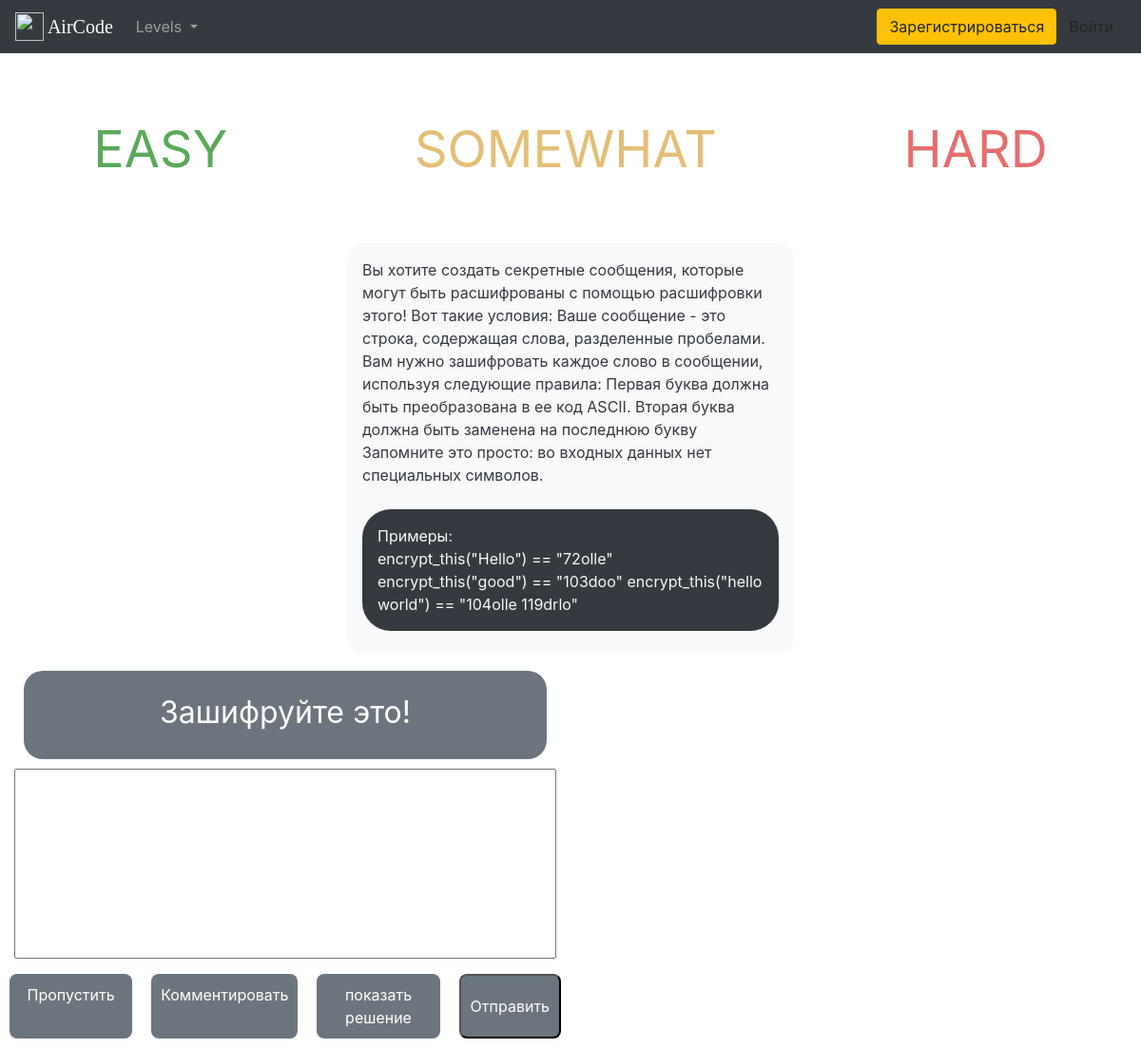
The page /task_template/1/ on the database its author committed.
### main/models.py (models this page shows, shortened)
class Task(models.Model):
    article = models.CharField("Название", max_length=120)
    lvl = models.ForeignKey(Category, on_delete=models.CASCADE, related_name='postcategory')
    textarea = models.TextField(max_length=5600)
    examples = models.TextField("Примеры", max_length=2000)
    post_date = models.DateField("Date", default=datetime.date.today)

### main/views.py (the view, shortened to what this page needs)
# urls.py: path("task_template/<int:pk>/", TaskDetailView.as_view(), name="task_template"),
class TaskDetailView(DetailView):
    model = Task
    template_name = "main/tasks_template.html"
    def get_context_data(self, *args, **kwargs):
        cat_menu = Category.objects.all()
        context = {}
        stuff = get_object_or_404(Task, id=self.kwargs["pk"])  # получаем id поста
        article = stuff.article
        textarea = stuff.textarea
        examples = stuff.examples
        context["article"] = article
        context["textarea"] = textarea
        context["examples"] = examples
        return context
    def get(self, request, *args, **kwargs):
        return render(
            request, self.template_name, context=self.get_context_data(*args, **kwargs)
        )

### main/templates/main/tasks_template.html (shortened to what this page needs)
{% extends 'main/base.html' %}
{% load static %}
{% block content %}
    <div class="container-fluid">
        <div class="row justify-content-around align-items-center" style=" height: 200px">
            <a href="#" class="top-bar-content" style="color: #59a959;">EASY</a>
            <a href="#" class="top-bar-content" style="color: #e4be77;">SOMEWHAT</a>
            <a href="#" class="top-bar-content" style="color: #e66d6d;">HARD</a>
        </div>
        <div class="row justify-content-around">
            <div class="col-md-5 task_bar">
                {% block task_text %}
                <div class="p-3 mb-2 bg-light text-dark" style="border-radius: 18px;">{{textarea}}
                    <br><br>
                <div class="p-3 mb-2 bg-dark text-light" style="border-radius: 30px;">Примеры:<br>{{examples|safe}}</div>
                {% endblock task_text %}
            </div>
            </div>
            </div>
                    </div>
            <div class="col-md-6 code_bar">
                <div class="row task_name">
                    {% block task_name %}{{article}}{% endblock task_name %}
                </div>
                    <textarea id="code-area" type="text" name="code" style="width: 100%;height: 200px;"></textarea>
                <div class="row">
                    <a href="#" class="col bottom-code-bar">
                        Пропустить
                    </a>
                    <a href="#" class="col bottom-code-bar">
                        Комментировать
                    </a>
                    <a href="#" class="col bottom-code-bar">
                        показать решение
                    </a>
                    <input class="bottom-code-bar" type="submit" value="Отправить">
                </div>
            </div>
{% endblock %}

### main/static/main/style.css (style rules this page uses)
.top-bar-content { text-decoration: none; color: #6C757D; font-size: 54px; }
body > div > div > a { -webkit-transition: all 0.3s ease; -moz-transition: all 0.3s ease; -o-transition: all 0.3s ease; transition: all 0.3s ease; }
.task_bar { min-height: auto; border-radius: 15px; }
.code_bar { min-height: auto; }
.task_name { margin: 10px; padding-bottom: 25px; padding-top: 20px; padding-right: 30px; padding-left: 30px; border-radius: 20px; background-color: #6C757D; color: white; justify-content: center; text-align: center; font-size: 32px; }
.bottom-code-bar { text-decoration: none; background-color: #6C757D; color: white; font-size: 16px; justify-content: center; text-align: center; padding: 10px; margin: 10px; border-radius: 8px; }
#code-area { width: 100%; resize: none; height: 250px; }

### rows shown on the page
Task: textarea "Вы хотите создать секретные сообщения, которые могут быть расшифрованы с помощью расшифровки этого! Вот такие условия: Ваше сообщение - это строка, содержащая слова, разделенные пробелами. Вам нужно зашифровать каждое слово в сообщении, используя следующие правила: Первая буква должна быть преобразована в ее код ASCII. Вторая буква должна быть заменена на последнюю букву Запомните это просто: во входных данных нет специальных символов.", examples "encrypt_this(\"Hello\") == \"72olle\" encrypt_this(\"good\") == \"103doo\" encrypt_this(\"hello world\") == \"104olle 119drlo\"", article "Зашифруйте это!"
